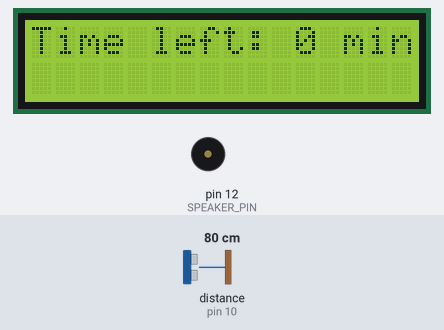
This sketch was run on a simulated Arduino Uno, built with avr-gcc and run on an emulated ATmega328P. Parts: 16×2 character LCD, buzzer (waves = sounding). Wiring (inferred from the names in the program): ultrasonic range finder: trigger pin 9; echo pin 10. The test bench sets the inputs (shaded band); at power-on: distance to the obstacle (sensor on pin 10) 80 cm. The echo pulse lasts 58.3 µs per cm. At 13.5 s the program stops and its outputs stay as they are.

Above: at 0.1 s.
At 3.1 s:
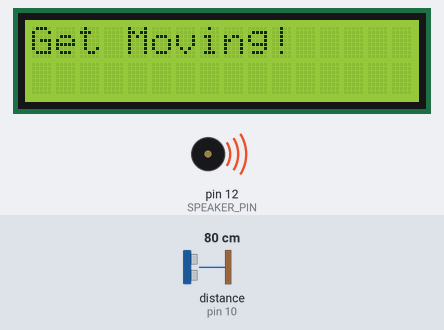
At 13.6 s:
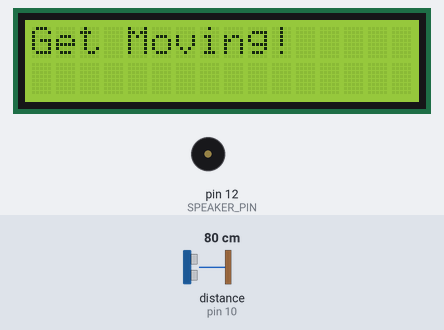
Timing chart, 0 to 15.0 s (numbered marks = the images above):
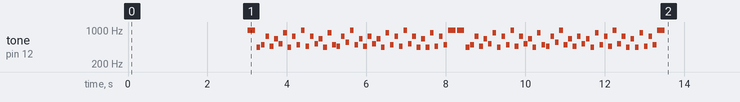

Measured:
- by itself, tone on pin 12 (SPEAKER_PIN): plays 988 Hz for 0.19 s, 440 Hz for 0.09 s, 494 Hz for 0.09 s, 740 Hz for 0.09 s, 466 Hz for 0.09 s, 659 Hz for 0.09 s … (90 notes in this stretch)
- what the display in image 0 shows lasts 2.9 s, from 0.1 s to 3.0 s

The sketch:

Distractor_V0.1.ino
```cpp
#include <LiquidCrystal.h>

#define NOTE_AS2 117
#define NOTE_B2  123
#define NOTE_C3  131
#define NOTE_CS3 139
#define NOTE_D3  147
#define NOTE_DS3 156
#define NOTE_E3  165
#define NOTE_F3  175
#define NOTE_FS3 185
#define NOTE_G3  196
#define NOTE_GS3 208
#define NOTE_A3  220
#define NOTE_AS3 233
#define NOTE_B3  247
#define NOTE_C4  262
#define NOTE_CS4 277
#define NOTE_D4  294
#define NOTE_DS4 311
#define NOTE_E4  330
#define NOTE_F4  349
#define NOTE_FS4 370
#define NOTE_G4  392
#define NOTE_GS4 415
#define NOTE_A4  440
#define NOTE_AS4 466
#define NOTE_B4  494
#define NOTE_C5  523
#define NOTE_CS5 554
#define NOTE_D5  587
#define NOTE_DS5 622
#define NOTE_E5  659
#define NOTE_F5  698
#define NOTE_FS5 740
#define NOTE_G5  784
#define NOTE_GS5 831
#define NOTE_A5  880
#define NOTE_AS5 932
#define NOTE_B5  988
#define NOTE_C6  1047
#define NOTE_CS6 1109
#define NOTE_D6  1175
#define NOTE_DS6 1245

// Define the notes in the melody of the tune
const int FIRST_MELODY[] = {
  NOTE_B5, NOTE_A4, NOTE_B4, NOTE_FS5, NOTE_AS4, NOTE_E5, NOTE_C5, NOTE_A5, NOTE_A4, NOTE_FS5, NOTE_B4,
  NOTE_B5, NOTE_AS4, NOTE_FS5, NOTE_C5, NOTE_E5, NOTE_A4, NOTE_A5, NOTE_B4, NOTE_AS4, NOTE_FS5, NOTE_CS5,
  NOTE_B5, NOTE_B4, NOTE_E5, NOTE_AS4, NOTE_FS5, NOTE_C5, NOTE_E5, NOTE_A4, NOTE_A5, NOTE_B4, NOTE_FS5, NOTE_AS4,
  NOTE_B5, NOTE_C5, NOTE_FS5, NOTE_A4, NOTE_E5, NOTE_A4, NOTE_A5, NOTE_AS4, NOTE_FS5, NOTE_B4, NOTE_B5
};

const int FIRST_DURATIONS[] = {
  8, 16, 16, 16, 16, 16, 16, 16, 16, 16, 16,
  16, 16, 16, 16, 16, 16, 16, 16, 16, 16, 16,
  16, 16, 16, 16, 16, 16, 16, 16, 16, 16, 16, 16,
  16, 16, 16, 16, 16, 16, 16, 16, 16, 16, 8
                  };

LiquidCrystal lcd(1, 2, 4, 5, 6, 7);

const int SPEAKER_PIN = 12;
const int trigPin = 9;
const int echoPin = 10;
const int piezoPin = 12;

long duration;
int distanceCm, distanceInch;
unsigned long previousMillis = 0;
const long interval = 3000; // 20 minutes in milliseconds
unsigned int immediateDist;
unsigned int currentDist = immediateDist - distanceInch;

void setup() {
  lcd.begin(16, 2);
  pinMode(SPEAKER_PIN, OUTPUT);
  pinMode(trigPin, OUTPUT);
  pinMode(echoPin, INPUT);
  pinMode(piezoPin, OUTPUT);
}

void loop() {

  digitalWrite(trigPin, LOW);
  delayMicroseconds(2);
  digitalWrite(trigPin, HIGH);
  delayMicroseconds(10);
  digitalWrite(trigPin, LOW);

  duration = pulseIn(echoPin, HIGH);
  distanceCm = duration * 0.034 / 2;
  distanceInch = duration * 0.0133 / 2;

  lcd.clear();
  lcd.setCursor(0, 0);
  lcd.print("Time left: ");

  unsigned long currentMillis = millis();
  unsigned long elapsedTime = currentMillis - previousMillis;

  if (elapsedTime < interval) {
    // Display the remaining time
    lcd.print((interval - elapsedTime) / 60000); // Convert milliseconds to minutes
    lcd.print(" min");
  }

  else {
    // Piezo
    if (elapsedTime > interval) {
      immediateDist = distanceInch;
      lcd.clear();
      lcd.print("Get Moving!");
      while (abs(currentDist) < 3) {
        printf(currentDist);
        for (int i = 0; i < 45; i++) {
        tone(SPEAKER_PIN, FIRST_MELODY[i], 1500 / FIRST_DURATIONS[i]);
        delay(1800 / FIRST_DURATIONS[i]);
        noTone(SPEAKER_PIN);

        }
      }
      previousMillis = currentMillis;
    }


  }

  delay(10);
}
```
